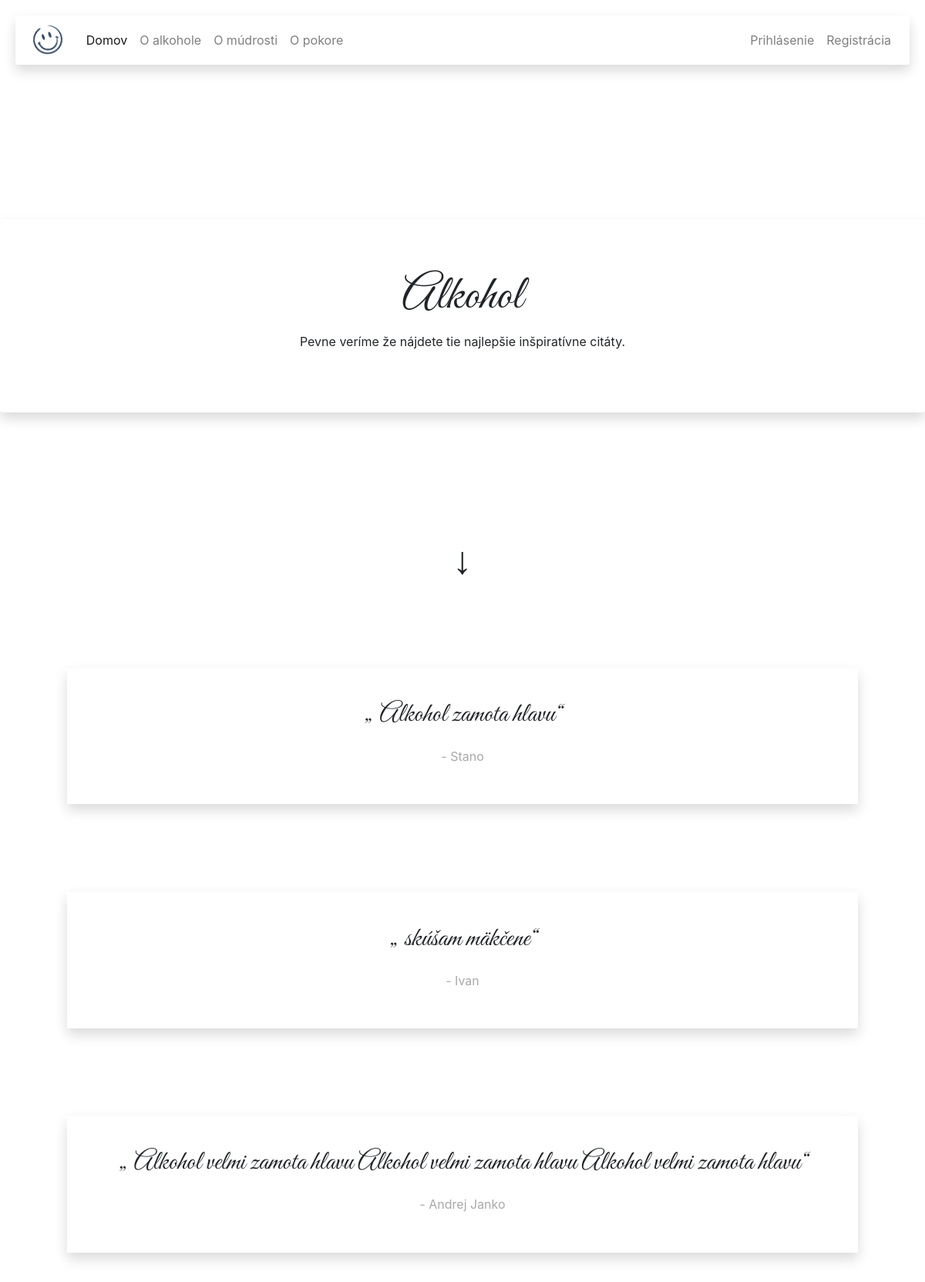
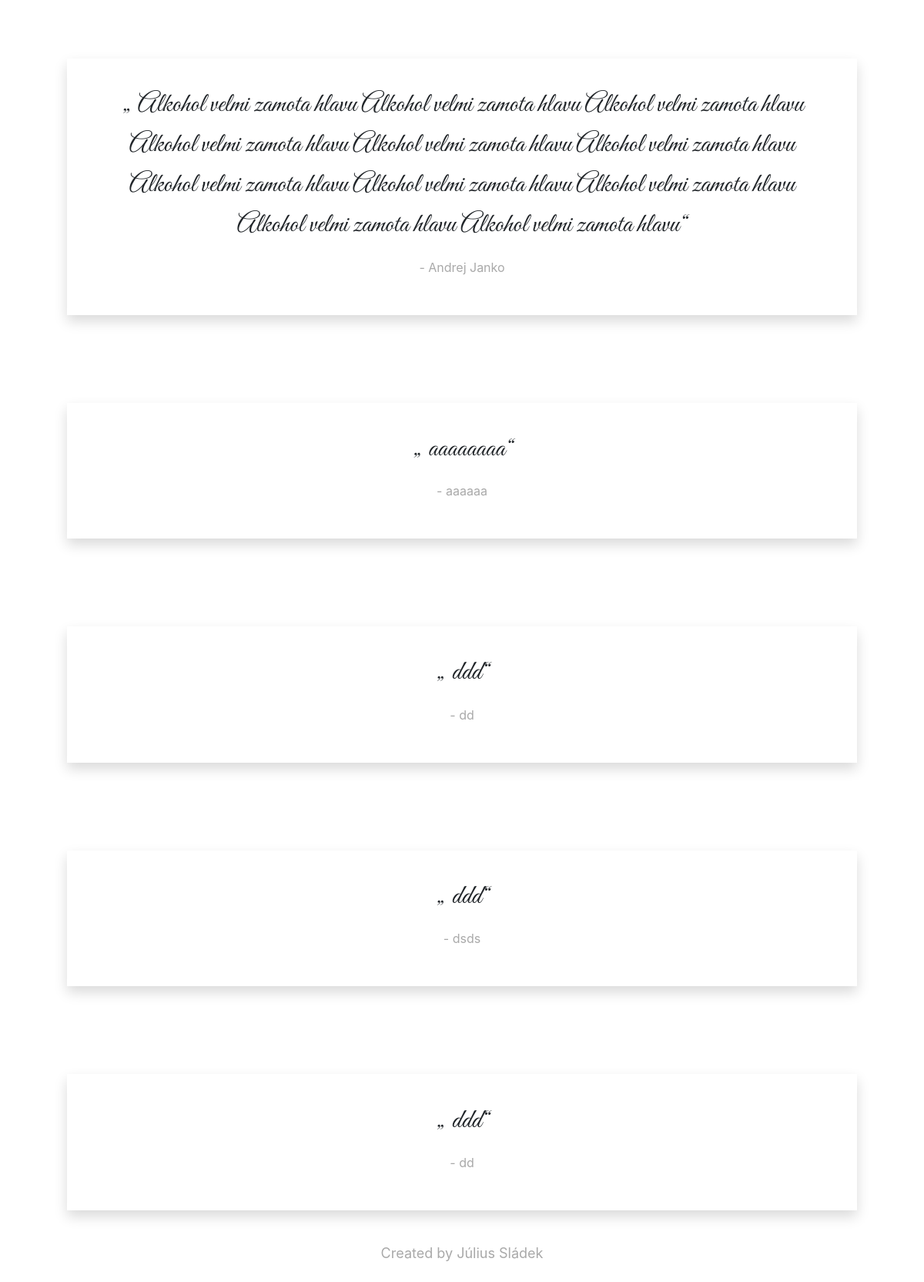
/fAlkohol.php, run on the app's committed database (2 pictures, top to bottom).
### tables this page shows
CREATE TABLE IF NOT EXISTS `posts` (
  `id` int(11) NOT NULL AUTO_INCREMENT,
  `username` varchar(20) NOT NULL,
  `date` timestamp(6) NOT NULL DEFAULT CURRENT_TIMESTAMP(6),
  `type` enum('mudrost','pokora','alkohol','other') NOT NULL,
  `text` text NOT NULL,
  `author` varchar(100) NOT NULL,
  PRIMARY KEY (`id`),
  KEY `username` (`username`)
);

### fAlkohol.php (called while the page is built)
<?php require('dynamicHF/Categories.php');
$cat = new Categories();
$cat->pickCategory('Alkohol','alkohol');

### Posts/Post.php (called while the page is built, shortened)
<?php
class Post
{
    private $text;
    private $author;
    public function __construct($id, $username, $date, $type, $text, $author)
    {
        $this->text = $text;
        $this->author = $author;
    }
    public function getText()
    {
        return $this->text;
    }
    public function getAuthor()
    {
        return $this->author;
    }
}

### Posts/PostCrude.php (called while the page is built, shortened)
<?php
include "login/Database.php";
include "Posts/Post.php";
class PostCrude
{
    private $db;
    public function __construct()
    {
        $this->db = new Database();
    }
    public function loadPosts($param)
    {
        $wantedPosts = array();
        $findPost = $this->db->getDb()->prepare("SELECT * FROM posts WHERE type=?");
        $findPost->bind_param('s', $param);
        if ($findPost->execute()) {
            $results = $findPost->get_result();
            if ($results->num_rows > 0) {
                while ($post = $results->fetch_assoc()) {
                    $wantedPosts[] = new Post($post['id'], $post['username'], $post['date'], $post['type'], $post['text'], $post['author']);
                }
            }
        } else {
            throw new Exception("Execute failed: ({$findPost->errno}, {$findPost->error}");
        }
        return $wantedPosts;
    }
}

### login/Database.php (called while the page is built, shortened)
<?php
class Database
{
    private $db;
    public function __construct()
    {
        $this->db = new mysqli('localhost', 'root', '', 'my_db');
        mysqli_set_charset($this->db,"utf8");
    }
    public function getDb()
    {
        return $this->db;
    }
}

### dynamicHF/Categories.php (the view, shortened to what this page needs)
<?php
class Categories
{
    public function pickCategory($header, $category)
    {
        include "Posts/PostCrude.php";
        $post = new PostCrude();
        require('dynamicHF/header.php');
        ?>
        <div class="jumbotron shadow bg-white rounded categoryJumbo">
            <h1 class="Citaty"><?php echo($header) ?></h1>
            <p>Pevne veríme že nájdete tie najlepšie inšpiratívne citáty.</p>
        </div>
        <p class="arrow text-center">&#8595;</p>
        <div class="container">
            <?php
            $PostsFromDbArray = $post->loadPosts($category);
            foreach ($PostsFromDbArray as &$Post) {
                ?>
                <div class="row text-center ">
                    <div class="col-sm text-center shadow post">
                        <div class="text"><p>„ <?php echo $Post->getText(); ?>“</p></div>
                        <div class="author"><p>- <?php echo $Post->getAuthor(); ?></p></div>
                    </div>
                </div>
            <?php } ?>
        </div>
        <?php include('dynamicHF/footer.php');
    }
} ?>

### dynamicHF/header.php (shortened to what this page needs)
<!DOCTYPE html>
<html lang="sk">
<head>
    <link rel="stylesheet" href="https://maxcdn.bootstrapcdn.com/bootstrap/4.4.1/css/bootstrap.min.css">
    <link rel="stylesheet" type="text/css" href="css/style.css">
</head>
<body>
<div class="my_container">
    <?php if (!isset($_SESSION['login'])){ ?>
        <div class="navbarNeprihlaseny ">
            <nav class="navbar navbar-expand-md navbar-light bg-light shadow bg-white rounded">
                <a href="home.php   " class="navbar-brand">
                    <img src="images/navbarLogo.png" height="38" alt="web logo, smiley">
                </a>
                <div class="collapse navbar-collapse" id="navbarCollapse">
                    <div class="navbar-nav">
                        <a href="home.php" class="nav bold nav-item nav-link active">Domov</a>
                        <a href="fAlkohol.php" class="nav-item bold nav-link">O alkohole</a>
                        <a href="fMudrost.php" class="nav-item bold nav-link">O múdrosti</a>
                        <a href="fPokora.php" class="nav-item bold nav-link">O pokore</a>
                    </div>
                    <div class="navbar-nav ml-auto">
                        <a href="login.php" class="nav-item bold nav-link">Prihlásenie</a>
                        <a href="registration.php" class="nav-item bold  nav-link">Registrácia</a>
                    </div>
                </div>
            </nav>
        </div>
<?php } ?>

### dynamicHF/footer.php
<div class="footer">
    <p>Created by Július Sládek</p>
</div>
</div>
</body>
</html>

### css/style.css (style rules this page uses)
body { background-color: white; position: relative; height: 100%; }
.my_container { height:100%; position:relative; }
.navbarNeprihlaseny { margin: 20px; }
.jumbotron { position: relative; margin-top: 7vh; background-color: white; max-width: 37%; margin-left: auto; margin-right: auto; }
@media screen and (max-width: 1400px) { div.jumbotron { max-width: 100%; } }
.jumbotron h1 { font-family: 'Great Vibes', cursive; font-size: 5.2vw; text-align: center; }
.jumbotron p { text-align: center; }
.footer { position: relative; width: 100%; bottom: 15px; text-align: center; font-size: 1vw; color: darkgrey; clear: both; margin-bottom: 0; z-index: 100; }
@media screen and (max-width: 1400px) { div.footer { font-size: 1.5vw; max-width: 100%; } }
.categoryJumbo { margin-top: 25vh; margin-bottom: 20vh; }
.arrow { position:relative; font-size: 50px; font-family: 'Great Vibes', cursive; margin-bottom: 5vh; }
.post { position: relative; padding: 3%; margin: 5%; min-width: 20%; display: block; }
.text p { font-family: 'Great Vibes', cursive; font-size: 1.8vw; }
@media screen and (max-width: 1400px) { div.text p { font-size: 2.9vw; } }
.author { color: darkgrey; }

### data on the page
posts: text "Alkohol zamota hlavu", author "Stano"
posts: text "skúšam mäkčene", author "Ivan"
posts: text "Alkohol velmi zamota hlavu Alkohol velmi zamota hlavu Alkohol velmi zamota hlavu", author "Andrej Janko"
posts: text "Alkohol velmi zamota hlavu Alkohol velmi zamota hlavu Alkohol velmi zamota hlavu Alkohol velmi zamota hlavu Alkohol velmi zamota hlavu Alkohol velmi zamota hlavu Alkohol velmi zamota hlavu Alkohol velmi zamota hlavu Alkohol velmi zamota hlavu Alkohol velmi zamota hlavu Alkohol velmi zamota hlavu", author "Andrej Janko"
posts: text "aaaaaaaa", author "aaaaaa"
posts: text "ddd", author "dd"
posts: text "ddd", author "dsds"
posts: text "ddd", author "dd"

### other printed values
$header "Alkohol"
